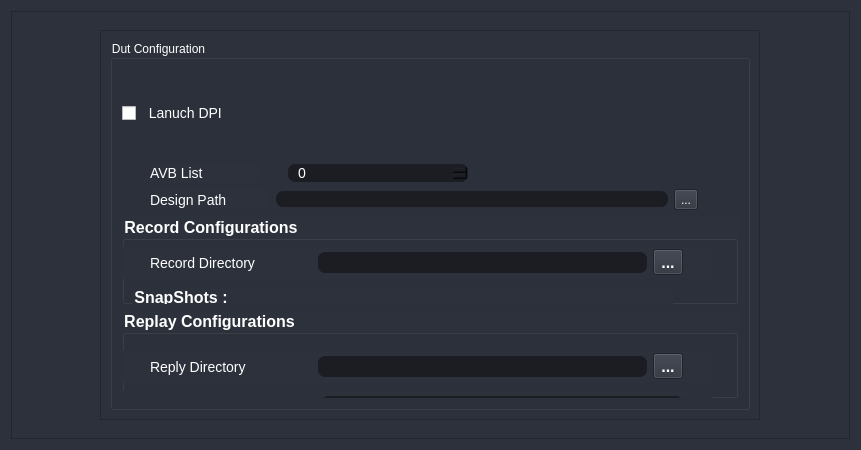
<?xml version="1.0" encoding="UTF-8"?>
<ui version="4.0">
 <class>MainWindow</class>
 <widget class="QWidget" name="MainWindow">
  <property name="geometry">
   <rect>
    <x>0</x>
    <y>0</y>
    <width>861</width>
    <height>450</height>
   </rect>
  </property>
  <property name="sizePolicy">
   <sizepolicy hsizetype="Preferred" vsizetype="Preferred">
    <horstretch>0</horstretch>
    <verstretch>100</verstretch>
   </sizepolicy>
  </property>
  <property name="windowTitle">
   <string>Design Creator</string>
  </property>
  <property name="windowIcon">
   <iconset>
    <normaloff>:/icons/icons/design_creator_icon.ico</normaloff>:/icons/icons/design_creator_icon.ico</iconset>
  </property>
  <property name="styleSheet">
   <string notr="true">QWidget{
	background-color: rgb(44, 49, 59);
	color: white;
}
/* MessageBox */
QMessageBox {
    background-color: rgb(44, 49, 59);
}
QMessageBox QFrame {
    background-color: rgba(0, 0, 0, 0);
}
QMessageBox QLabel {
    color: white;
	background-color: rgba(0, 0, 0, 0);
}
QMessageBox QPushButton {
    border: 2px solid rgb(52, 59, 72);
    background-color: rgb(33, 188, 180);
    color: rgb(223, 223, 223);
    min-width: 80px;
	min-height: 35px;
    border-radius: 15px;
    font-size: 16px;
    font-weight: bold;
}
QMessageBox QPushButton:hover {
    background-color: rgb(84, 195, 195);
    border: 2px solid rgb(43, 50, 61);
}
QMessageBox QPushButton:pressed {
    background-color: rgb(25, 154, 147);
    border: 2px solid rgb(43, 50, 61);
}
#MainWindow, #scrollAreaWidgetContents{
	background-color: rgb(44, 49, 59);
}</string>
  </property>
  <layout class="QGridLayout" name="gridLayout">
   <property name="sizeConstraint">
    <enum>QLayout::SetNoConstraint</enum>
   </property>
   <item row="0" column="0">
    <widget class="QScrollArea" name="scrollArea">
     <property name="widgetResizable">
      <bool>true</bool>
     </property>
     <widget class="QWidget" name="scrollAreaWidgetContents">
      <property name="geometry">
       <rect>
        <x>0</x>
        <y>0</y>
        <width>841</width>
        <height>430</height>
       </rect>
      </property>
      <layout class="QGridLayout" name="gridLayout_2">
       <item row="0" column="0">
        <widget class="QWidget" name="widget_2" native="true">
         <property name="sizePolicy">
          <sizepolicy hsizetype="Expanding" vsizetype="Expanding">
           <horstretch>0</horstretch>
           <verstretch>199</verstretch>
          </sizepolicy>
         </property>
         <layout class="QGridLayout" name="gridLayout_4">
          <item row="0" column="0">
           <widget class="QFrame" name="config_frame_2">
            <property name="sizePolicy">
             <sizepolicy hsizetype="Expanding" vsizetype="Preferred">
              <horstretch>0</horstretch>
              <verstretch>25</verstretch>
             </sizepolicy>
            </property>
            <property name="maximumSize">
             <size>
              <width>660</width>
              <height>1200</height>
             </size>
            </property>
            <property name="sizeIncrement">
             <size>
              <width>0</width>
              <height>0</height>
             </size>
            </property>
            <property name="baseSize">
             <size>
              <width>0</width>
              <height>0</height>
             </size>
            </property>
            <property name="styleSheet">
             <string notr="true"/>
            </property>
            <property name="frameShape">
             <enum>QFrame::StyledPanel</enum>
            </property>
            <property name="frameShadow">
             <enum>QFrame::Raised</enum>
            </property>
            <layout class="QGridLayout" name="gridLayout_5">
             <property name="sizeConstraint">
              <enum>QLayout::SetNoConstraint</enum>
             </property>
             <property name="topMargin">
              <number>9</number>
             </property>
             <item row="0" column="0">
              <layout class="QGridLayout" name="gridLayout_3">
               <item row="0" column="0">
                <widget class="QGroupBox" name="groupBox_2">
                 <property name="sizePolicy">
                  <sizepolicy hsizetype="Expanding" vsizetype="Expanding">
                   <horstretch>100</horstretch>
                   <verstretch>200</verstretch>
                  </sizepolicy>
                 </property>
                 <property name="maximumSize">
                  <size>
                   <width>16777215</width>
                   <height>16777215</height>
                  </size>
                 </property>
                 <property name="styleSheet">
                  <string notr="true">font-size:18px;
font:bold;
background:none;
border-radius:7px;
QGroupBox::title {
color:color: rgb(33, 188, 180);
}


</string>
                 </property>
                 <property name="title">
                  <string>Dut Configuration</string>
                 </property>
                 <layout class="QGridLayout" name="gridLayout_6">
                  <item row="3" column="0">
                   <widget class="QGroupBox" name="groupBox_3">
                    <property name="styleSheet">
                     <string notr="true">font-size:16px ;
font:bold</string>
                    </property>
                    <property name="title">
                     <string>Record Configurations</string>
                    </property>
                    <widget class="QWidget" name="horizontalLayoutWidget_6">
                     <property name="geometry">
                      <rect>
                       <x>0</x>
                       <y>30</y>
                       <width>591</width>
                       <height>33</height>
                      </rect>
                     </property>
                     <layout class="QHBoxLayout" name="horizontalLayout_10">
                      <item>
                       <spacer name="horizontalSpacer_23">
                        <property name="orientation">
                         <enum>Qt::Horizontal</enum>
                        </property>
                        <property name="sizeHint" stdset="0">
                         <size>
                          <width>28</width>
                          <height>20</height>
                         </size>
                        </property>
                       </spacer>
                      </item>
                      <item>
                       <widget class="QLabel" name="label_13">
                        <property name="sizePolicy">
                         <sizepolicy hsizetype="Preferred" vsizetype="Preferred">
                          <horstretch>20</horstretch>
                          <verstretch>0</verstretch>
                         </sizepolicy>
                        </property>
                        <property name="styleSheet">
                         <string notr="true">font-size:14px;
font:normal</string>
                        </property>
                        <property name="text">
                         <string>Record Directory</string>
                        </property>
                       </widget>
                      </item>
                      <item>
                       <spacer name="horizontalSpacer_24">
                        <property name="orientation">
                         <enum>Qt::Horizontal</enum>
                        </property>
                        <property name="sizeHint" stdset="0">
                         <size>
                          <width>30</width>
                          <height>20</height>
                         </size>
                        </property>
                       </spacer>
                      </item>
                      <item>
                       <widget class="QLineEdit" name="lineEdit_6">
                        <property name="sizePolicy">
                         <sizepolicy hsizetype="Expanding" vsizetype="Fixed">
                          <horstretch>50</horstretch>
                          <verstretch>0</verstretch>
                         </sizepolicy>
                        </property>
                        <property name="styleSheet">
                         <string notr="true">border-radius:7px;
background-color: #1b1d23;
</string>
                        </property>
                       </widget>
                      </item>
                      <item>
                       <widget class="QToolButton" name="toolButton_6">
                        <property name="styleSheet">
                         <string notr="true">QToolButton:hover{
background-color: #394150;
border-radius:15px;
}</string>
                        </property>
                        <property name="text">
                         <string>...</string>
                        </property>
                       </widget>
                      </item>
                      <item>
                       <spacer name="horizontalSpacer_25">
                        <property name="orientation">
                         <enum>Qt::Horizontal</enum>
                        </property>
                        <property name="sizeHint" stdset="0">
                         <size>
                          <width>30</width>
                          <height>20</height>
                         </size>
                        </property>
                       </spacer>
                      </item>
                     </layout>
                    </widget>
                    <widget class="QGroupBox" name="groupBox">
                     <property name="geometry">
                      <rect>
                       <x>10</x>
                       <y>70</y>
                       <width>541</width>
                       <height>141</height>
                      </rect>
                     </property>
                     <property name="title">
                      <string>SnapShots :</string>
                     </property>
                     <widget class="QWidget" name="layoutWidget">
                      <property name="geometry">
                       <rect>
                        <x>20</x>
                        <y>40</y>
                        <width>501</width>
                        <height>41</height>
                       </rect>
                      </property>
                      <layout class="QHBoxLayout" name="horizontalLayout_platform_3">
                       <item>
                        <widget class="QWidget" name="widget" native="true">
                         <widget class="QComboBox" name="comboBox_5">
                          <property name="geometry">
                           <rect>
                            <x>230</x>
                            <y>0</y>
                            <width>191</width>
                            <height>31</height>
                           </rect>
                          </property>
                          <property name="sizePolicy">
                           <sizepolicy hsizetype="Preferred" vsizetype="Preferred">
                            <horstretch>100</horstretch>
                            <verstretch>100</verstretch>
                           </sizepolicy>
                          </property>
                          <property name="styleSheet">
                           <string notr="true">font-size:14px;
font:Sans-serif;
border-radius:7px;
background-color: #394150;

</string>
                          </property>
                          <item>
                           <property name="text">
                            <string>Range</string>
                           </property>
                          </item>
                          <item>
                           <property name="text">
                            <string>List</string>
                           </property>
                          </item>
                          <item>
                           <property name="text">
                            <string>Value</string>
                           </property>
                          </item>
                         </widget>
                         <widget class="QLabel" name="label_14">
                          <property name="geometry">
                           <rect>
                            <x>20</x>
                            <y>10</y>
                            <width>171</width>
                            <height>21</height>
                           </rect>
                          </property>
                          <property name="sizePolicy">
                           <sizepolicy hsizetype="Preferred" vsizetype="Preferred">
                            <horstretch>80</horstretch>
                            <verstretch>0</verstretch>
                           </sizepolicy>
                          </property>
                          <property name="styleSheet">
                           <string notr="true">font-size:14px;
font:normal;</string>
                          </property>
                          <property name="text">
                           <string>Configuration Type</string>
                          </property>
                         </widget>
                        </widget>
                       </item>
                      </layout>
                     </widget>
                     <widget class="QWidget" name="layoutWidget_2">
                      <property name="geometry">
                       <rect>
                        <x>20</x>
                        <y>90</y>
                        <width>501</width>
                        <height>41</height>
                       </rect>
                      </property>
                      <layout class="QHBoxLayout" name="horizontalLayout_platform_4">
                       <item>
                        <widget class="QWidget" name="widget_3" native="true">
                         <property name="styleSheet">
                          <string notr="true">font-size:12px</string>
                         </property>
                         <widget class="QLabel" name="label_16">
                          <property name="geometry">
                           <rect>
                            <x>20</x>
                            <y>0</y>
                            <width>171</width>
                            <height>21</height>
                           </rect>
                          </property>
                          <property name="sizePolicy">
                           <sizepolicy hsizetype="Preferred" vsizetype="Preferred">
                            <horstretch>80</horstretch>
                            <verstretch>0</verstretch>
                           </sizepolicy>
                          </property>
                          <property name="styleSheet">
                           <string notr="true">font-size:14px;
font:normal</string>
                          </property>
                          <property name="text">
                           <string>Configuration Value</string>
                          </property>
                         </widget>
                        </widget>
                       </item>
                      </layout>
                     </widget>
                    </widget>
                   </widget>
                  </item>
                  <item row="0" column="0">
                   <widget class="QCheckBox" name="checkBox_7">
                    <property name="sizePolicy">
                     <sizepolicy hsizetype="Preferred" vsizetype="Preferred">
                      <horstretch>20</horstretch>
                      <verstretch>0</verstretch>
                     </sizepolicy>
                    </property>
                    <property name="styleSheet">
                     <string notr="true">font-size:14px;
font:normal;
background:none;</string>
                    </property>
                    <property name="text">
                     <string>  Lanuch DPI</string>
                    </property>
                   </widget>
                  </item>
                  <item row="4" column="0">
                   <widget class="QGroupBox" name="groupBox_4">
                    <property name="styleSheet">
                     <string notr="true">font:bold;
font-size:16px;</string>
                    </property>
                    <property name="title">
                     <string>Replay Configurations</string>
                    </property>
                    <widget class="QWidget" name="horizontalLayoutWidget_8">
                     <property name="geometry">
                      <rect>
                       <x>0</x>
                       <y>40</y>
                       <width>591</width>
                       <height>33</height>
                      </rect>
                     </property>
                     <layout class="QHBoxLayout" name="horizontalLayout_12">
                      <item>
                       <spacer name="horizontalSpacer_29">
                        <property name="orientation">
                         <enum>Qt::Horizontal</enum>
                        </property>
                        <property name="sizeHint" stdset="0">
                         <size>
                          <width>28</width>
                          <height>20</height>
                         </size>
                        </property>
                       </spacer>
                      </item>
                      <item>
                       <widget class="QLabel" name="label_20">
                        <property name="sizePolicy">
                         <sizepolicy hsizetype="Preferred" vsizetype="Preferred">
                          <horstretch>20</horstretch>
                          <verstretch>0</verstretch>
                         </sizepolicy>
                        </property>
                        <property name="styleSheet">
                         <string notr="true">font-size:14px;
font:normal;</string>
                        </property>
                        <property name="text">
                         <string>Reply Directory</string>
                        </property>
                       </widget>
                      </item>
                      <item>
                       <spacer name="horizontalSpacer_30">
                        <property name="orientation">
                         <enum>Qt::Horizontal</enum>
                        </property>
                        <property name="sizeHint" stdset="0">
                         <size>
                          <width>30</width>
                          <height>20</height>
                         </size>
                        </property>
                       </spacer>
                      </item>
                      <item>
                       <widget class="QLineEdit" name="lineEdit_8">
                        <property name="sizePolicy">
                         <sizepolicy hsizetype="Expanding" vsizetype="Fixed">
                          <horstretch>50</horstretch>
                          <verstretch>0</verstretch>
                         </sizepolicy>
                        </property>
                        <property name="styleSheet">
                         <string notr="true">border-radius:7px;
background-color: #1b1d23;
</string>
                        </property>
                       </widget>
                      </item>
                      <item>
                       <widget class="QToolButton" name="toolButton_8">
                        <property name="styleSheet">
                         <string notr="true">QToolButton:hover{
background-color: #394150;
border-radius:15px;
}</string>
                        </property>
                        <property name="text">
                         <string>...</string>
                        </property>
                       </widget>
                      </item>
                      <item>
                       <spacer name="horizontalSpacer_31">
                        <property name="orientation">
                         <enum>Qt::Horizontal</enum>
                        </property>
                        <property name="sizeHint" stdset="0">
                         <size>
                          <width>30</width>
                          <height>20</height>
                         </size>
                        </property>
                       </spacer>
                      </item>
                     </layout>
                    </widget>
                    <widget class="QWidget" name="horizontalLayoutWidget_9">
                     <property name="geometry">
                      <rect>
                       <x>0</x>
                       <y>80</y>
                       <width>591</width>
                       <height>33</height>
                      </rect>
                     </property>
                     <layout class="QHBoxLayout" name="horizontalLayout_13">
                      <item>
                       <spacer name="horizontalSpacer_32">
                        <property name="orientation">
                         <enum>Qt::Horizontal</enum>
                        </property>
                        <property name="sizeHint" stdset="0">
                         <size>
                          <width>28</width>
                          <height>20</height>
                         </size>
                        </property>
                       </spacer>
                      </item>
                      <item>
                       <widget class="QLabel" name="label_21">
                        <property name="sizePolicy">
                         <sizepolicy hsizetype="Preferred" vsizetype="Preferred">
                          <horstretch>20</horstretch>
                          <verstretch>0</verstretch>
                         </sizepolicy>
                        </property>
                        <property name="styleSheet">
                         <string notr="true">font-size:14px;
font:normal;</string>
                        </property>
                        <property name="text">
                         <string>Reply SnapShot name</string>
                        </property>
                       </widget>
                      </item>
                      <item>
                       <spacer name="horizontalSpacer_33">
                        <property name="orientation">
                         <enum>Qt::Horizontal</enum>
                        </property>
                        <property name="sizeHint" stdset="0">
                         <size>
                          <width>25</width>
                          <height>20</height>
                         </size>
                        </property>
                       </spacer>
                      </item>
                      <item>
                       <widget class="QLineEdit" name="lineEdit_9">
                        <property name="sizePolicy">
                         <sizepolicy hsizetype="Expanding" vsizetype="Fixed">
                          <horstretch>60</horstretch>
                          <verstretch>0</verstretch>
                         </sizepolicy>
                        </property>
                        <property name="styleSheet">
                         <string notr="true">border-radius:7px;
background-color: #1b1d23;
</string>
                        </property>
                       </widget>
                      </item>
                      <item>
                       <spacer name="horizontalSpacer_34">
                        <property name="orientation">
                         <enum>Qt::Horizontal</enum>
                        </property>
                        <property name="sizeHint" stdset="0">
                         <size>
                          <width>30</width>
                          <height>20</height>
                         </size>
                        </property>
                       </spacer>
                      </item>
                     </layout>
                    </widget>
                   </widget>
                  </item>
                  <item row="1" column="0">
                   <layout class="QHBoxLayout" name="horizontalLayout_3">
                    <item>
                     <spacer name="horizontalSpacer_18">
                      <property name="orientation">
                       <enum>Qt::Horizontal</enum>
                      </property>
                      <property name="sizeHint" stdset="0">
                       <size>
                        <width>28</width>
                        <height>20</height>
                       </size>
                      </property>
                     </spacer>
                    </item>
                    <item>
                     <widget class="QLabel" name="label_11">
                      <property name="sizePolicy">
                       <sizepolicy hsizetype="Preferred" vsizetype="Preferred">
                        <horstretch>50</horstretch>
                        <verstretch>0</verstretch>
                       </sizepolicy>
                      </property>
                      <property name="styleSheet">
                       <string notr="true">font-size:14px;
font:normal;
</string>
                      </property>
                      <property name="text">
                       <string>AVB List</string>
                      </property>
                     </widget>
                    </item>
                    <item>
                     <spacer name="horizontalSpacer_19">
                      <property name="orientation">
                       <enum>Qt::Horizontal</enum>
                      </property>
                      <property name="sizeHint" stdset="0">
                       <size>
                        <width>20</width>
                        <height>18</height>
                       </size>
                      </property>
                     </spacer>
                    </item>
                    <item>
                     <widget class="QSpinBox" name="spinBox_2">
                      <property name="sizePolicy">
                       <sizepolicy hsizetype="Minimum" vsizetype="Fixed">
                        <horstretch>80</horstretch>
                        <verstretch>0</verstretch>
                       </sizepolicy>
                      </property>
                      <property name="styleSheet">
                       <string notr="true">background-color:#1b1d23;
border-radius:7px;
font:normal;
font-size:14px;
padding-left:8px</string>
                      </property>
                     </widget>
                    </item>
                    <item>
                     <spacer name="horizontalSpacer_20">
                      <property name="orientation">
                       <enum>Qt::Horizontal</enum>
                      </property>
                      <property name="sizeHint" stdset="0">
                       <size>
                        <width>270</width>
                        <height>18</height>
                       </size>
                      </property>
                     </spacer>
                    </item>
                   </layout>
                  </item>
                  <item row="2" column="0">
                   <layout class="QHBoxLayout" name="horizontalLayout_9">
                    <item>
                     <spacer name="horizontalSpacer_21">
                      <property name="orientation">
                       <enum>Qt::Horizontal</enum>
                      </property>
                      <property name="sizeHint" stdset="0">
                       <size>
                        <width>28</width>
                        <height>20</height>
                       </size>
                      </property>
                     </spacer>
                    </item>
                    <item>
                     <widget class="QLabel" name="label_12">
                      <property name="sizePolicy">
                       <sizepolicy hsizetype="Preferred" vsizetype="Preferred">
                        <horstretch>20</horstretch>
                        <verstretch>0</verstretch>
                       </sizepolicy>
                      </property>
                      <property name="styleSheet">
                       <string notr="true">font-size:14px;
font:normal;
</string>
                      </property>
                      <property name="text">
                       <string>Design Path</string>
                      </property>
                     </widget>
                    </item>
                    <item>
                     <widget class="QLineEdit" name="lineEdit_5">
                      <property name="sizePolicy">
                       <sizepolicy hsizetype="Expanding" vsizetype="Fixed">
                        <horstretch>65</horstretch>
                        <verstretch>0</verstretch>
                       </sizepolicy>
                      </property>
                      <property name="styleSheet">
                       <string notr="true">border-radius:7px;
background-color: #1b1d23;
</string>
                      </property>
                     </widget>
                    </item>
                    <item>
                     <widget class="QToolButton" name="toolButton_5">
                      <property name="styleSheet">
                       <string notr="true">QToolButton:hover{
background-color: #394150;
border-radius:15px;
}</string>
                      </property>
                      <property name="text">
                       <string>...</string>
                      </property>
                     </widget>
                    </item>
                    <item>
                     <spacer name="horizontalSpacer_22">
                      <property name="orientation">
                       <enum>Qt::Horizontal</enum>
                      </property>
                      <property name="sizeHint" stdset="0">
                       <size>
                        <width>40</width>
                        <height>20</height>
                       </size>
                      </property>
                     </spacer>
                    </item>
                   </layout>
                  </item>
                 </layout>
                </widget>
               </item>
              </layout>
             </item>
            </layout>
           </widget>
          </item>
         </layout>
        </widget>
       </item>
      </layout>
     </widget>
    </widget>
   </item>
  </layout>
 </widget>
 <resources>
  <include location="../../Anomalies-Tracker-Siemens-Academy-main/res/res.qrc"/>
 </resources>
 <connections/>
</ui>
